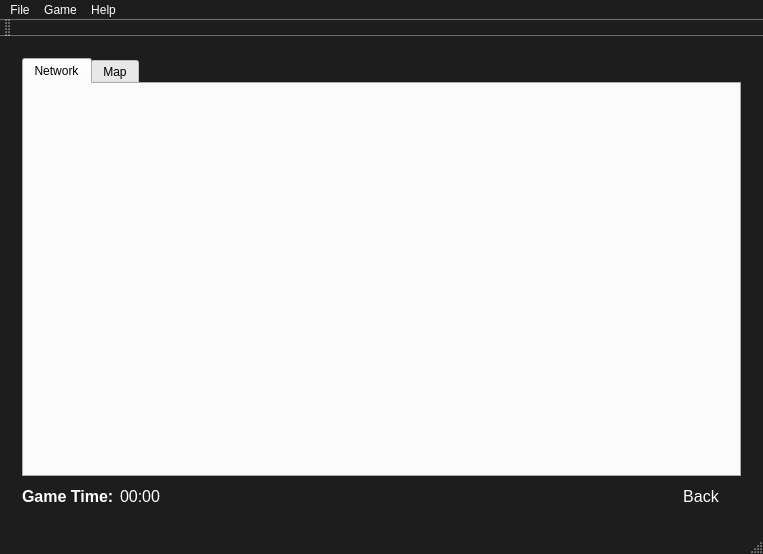
<?xml version="1.0" encoding="UTF-8"?>
<ui version="4.0">
 <class>TestWindow</class>
 <widget class="QMainWindow" name="TestWindow">
  <property name="geometry">
   <rect>
    <x>0</x>
    <y>0</y>
    <width>763</width>
    <height>554</height>
   </rect>
  </property>
  <property name="windowTitle">
   <string>[Test] Crown Hunters</string>
  </property>
  <property name="styleSheet">
   <string notr="true">QMainWindow
{
	background-color: #1d1d1d;
}

QMessageBox
{
	background-color: #1d1d1d;
}

QMenuBar
{
	background-color: #1d1d1d;
}

QToolBar
{
	background-color: #1d1d1d;
}

QMenuBar::item
{
	background-color: #1d1d1d;
	color:#fff;
	padding 5px;
}

QMenu
{
	background-color:#2d2d2d;
	color:#fff;
	padding 0;
}

QMenuBar::itemselected
{
	background-color: #1d1d1d;
	color:#fff;
	padding 5px;
}

QMessageBox
{
	color:white;
}

QStatusBar
{
	color:white;
}</string>
  </property>
  <widget class="QWidget" name="centralWidget">
   <layout class="QVBoxLayout" name="verticalLayout_5">
    <item>
     <widget class="QStackedWidget" name="stackedWidget">
      <property name="currentIndex">
       <number>1</number>
      </property>
      <widget class="QWidget" name="page">
       <layout class="QVBoxLayout" name="verticalLayout">
        <item>
         <layout class="QHBoxLayout" name="horizontalLayout">
          <item>
           <spacer name="horizontalSpacer_8">
            <property name="orientation">
             <enum>Qt::Horizontal</enum>
            </property>
            <property name="sizeHint" stdset="0">
             <size>
              <width>40</width>
              <height>20</height>
             </size>
            </property>
           </spacer>
          </item>
          <item>
           <widget class="QLabel" name="label">
            <property name="font">
             <font>
              <pointsize>50</pointsize>
             </font>
            </property>
            <property name="styleSheet">
             <string notr="true">QLabel
{
	color:white;
}</string>
            </property>
            <property name="text">
             <string>&lt;html&gt;&lt;head/&gt;&lt;body&gt;&lt;p&gt;&lt;span style=&quot; font-weight:600;&quot;&gt;Crown Hunters&lt;/span&gt;&lt;/p&gt;&lt;/body&gt;&lt;/html&gt;</string>
            </property>
           </widget>
          </item>
          <item>
           <spacer name="horizontalSpacer_7">
            <property name="orientation">
             <enum>Qt::Horizontal</enum>
            </property>
            <property name="sizeHint" stdset="0">
             <size>
              <width>40</width>
              <height>20</height>
             </size>
            </property>
           </spacer>
          </item>
         </layout>
        </item>
        <item>
         <spacer name="verticalSpacer">
          <property name="orientation">
           <enum>Qt::Vertical</enum>
          </property>
          <property name="sizeHint" stdset="0">
           <size>
            <width>20</width>
            <height>229</height>
           </size>
          </property>
         </spacer>
        </item>
        <item>
         <widget class="QLabel" name="usernameLabel">
          <property name="styleSheet">
           <string notr="true">QLabel
{
	color:white;
}</string>
          </property>
          <property name="text">
           <string>Username: username not saved</string>
          </property>
         </widget>
        </item>
        <item>
         <layout class="QHBoxLayout" name="horizontalLayout_6">
          <item>
           <spacer name="horizontalSpacer_11">
            <property name="orientation">
             <enum>Qt::Horizontal</enum>
            </property>
            <property name="sizeHint" stdset="0">
             <size>
              <width>40</width>
              <height>20</height>
             </size>
            </property>
           </spacer>
          </item>
          <item>
           <widget class="QPushButton" name="devButton">
            <property name="font">
             <font>
              <pointsize>12</pointsize>
             </font>
            </property>
            <property name="styleSheet">
             <string notr="true">QPushButton
{
	color:white;
	outline:none;
}

QPushButton:hover
{
	color:white;
	font-weight: bold;
}</string>
            </property>
            <property name="text">
             <string>DEV</string>
            </property>
            <property name="flat">
             <bool>true</bool>
            </property>
           </widget>
          </item>
          <item>
           <spacer name="horizontalSpacer_12">
            <property name="orientation">
             <enum>Qt::Horizontal</enum>
            </property>
            <property name="sizeHint" stdset="0">
             <size>
              <width>40</width>
              <height>20</height>
             </size>
            </property>
           </spacer>
          </item>
         </layout>
        </item>
        <item>
         <layout class="QHBoxLayout" name="horizontalLayout_7">
          <item>
           <spacer name="horizontalSpacer_14">
            <property name="orientation">
             <enum>Qt::Horizontal</enum>
            </property>
            <property name="sizeHint" stdset="0">
             <size>
              <width>40</width>
              <height>20</height>
             </size>
            </property>
           </spacer>
          </item>
          <item>
           <widget class="QPushButton" name="startGameButton_2">
            <property name="font">
             <font>
              <pointsize>12</pointsize>
             </font>
            </property>
            <property name="styleSheet">
             <string notr="true">QPushButton
{
	color:white;
	outline:none;
}

QPushButton:hover
{
	color:white;
	font-weight:bold;
	font-size:15px;
}</string>
            </property>
            <property name="text">
             <string>Game Setup</string>
            </property>
            <property name="flat">
             <bool>true</bool>
            </property>
           </widget>
          </item>
          <item>
           <spacer name="horizontalSpacer_15">
            <property name="orientation">
             <enum>Qt::Horizontal</enum>
            </property>
            <property name="sizeHint" stdset="0">
             <size>
              <width>40</width>
              <height>20</height>
             </size>
            </property>
           </spacer>
          </item>
         </layout>
        </item>
        <item>
         <layout class="QHBoxLayout" name="horizontalLayout_2">
          <item>
           <spacer name="horizontalSpacer">
            <property name="orientation">
             <enum>Qt::Horizontal</enum>
            </property>
            <property name="sizeHint" stdset="0">
             <size>
              <width>40</width>
              <height>20</height>
             </size>
            </property>
           </spacer>
          </item>
          <item>
           <widget class="QPushButton" name="openRanksButton">
            <property name="font">
             <font>
              <pointsize>12</pointsize>
             </font>
            </property>
            <property name="styleSheet">
             <string notr="true">QPushButton
{
	color:white;
	outline:none;
}

QPushButton:hover
{
	color:white;
	font-weight: bold;
}</string>
            </property>
            <property name="text">
             <string>Rankings</string>
            </property>
            <property name="flat">
             <bool>true</bool>
            </property>
           </widget>
          </item>
          <item>
           <spacer name="horizontalSpacer_2">
            <property name="orientation">
             <enum>Qt::Horizontal</enum>
            </property>
            <property name="sizeHint" stdset="0">
             <size>
              <width>40</width>
              <height>20</height>
             </size>
            </property>
           </spacer>
          </item>
         </layout>
        </item>
        <item>
         <layout class="QHBoxLayout" name="horizontalLayout_3">
          <item>
           <spacer name="horizontalSpacer_3">
            <property name="orientation">
             <enum>Qt::Horizontal</enum>
            </property>
            <property name="sizeHint" stdset="0">
             <size>
              <width>40</width>
              <height>20</height>
             </size>
            </property>
           </spacer>
          </item>
          <item>
           <widget class="QPushButton" name="openHelpButton">
            <property name="font">
             <font>
              <pointsize>12</pointsize>
             </font>
            </property>
            <property name="styleSheet">
             <string notr="true">QPushButton
{
	color:white;
	outline:none;
}

QPushButton:hover
{
	color:white;
	font-weight: bold;
}</string>
            </property>
            <property name="text">
             <string>Help</string>
            </property>
            <property name="flat">
             <bool>true</bool>
            </property>
           </widget>
          </item>
          <item>
           <spacer name="horizontalSpacer_4">
            <property name="orientation">
             <enum>Qt::Horizontal</enum>
            </property>
            <property name="sizeHint" stdset="0">
             <size>
              <width>40</width>
              <height>20</height>
             </size>
            </property>
           </spacer>
          </item>
         </layout>
        </item>
        <item>
         <layout class="QHBoxLayout" name="horizontalLayout_4">
          <item>
           <spacer name="horizontalSpacer_6">
            <property name="orientation">
             <enum>Qt::Horizontal</enum>
            </property>
            <property name="sizeHint" stdset="0">
             <size>
              <width>40</width>
              <height>20</height>
             </size>
            </property>
           </spacer>
          </item>
          <item>
           <widget class="QPushButton" name="exitButton">
            <property name="font">
             <font>
              <pointsize>12</pointsize>
             </font>
            </property>
            <property name="styleSheet">
             <string notr="true">QPushButton
{
	color:white;
	outline:none;
}

QPushButton:hover
{
	color:white;
	font-weight: bold;
}</string>
            </property>
            <property name="text">
             <string>Exit</string>
            </property>
            <property name="flat">
             <bool>true</bool>
            </property>
           </widget>
          </item>
          <item>
           <spacer name="horizontalSpacer_5">
            <property name="orientation">
             <enum>Qt::Horizontal</enum>
            </property>
            <property name="sizeHint" stdset="0">
             <size>
              <width>40</width>
              <height>20</height>
             </size>
            </property>
           </spacer>
          </item>
         </layout>
        </item>
       </layout>
      </widget>
      <widget class="QWidget" name="page_2">
       <layout class="QVBoxLayout" name="verticalLayout_2">
        <item>
         <widget class="QTabWidget" name="tabWidget">
          <property name="currentIndex">
           <number>0</number>
          </property>
          <widget class="QWidget" name="networkTab">
           <attribute name="title">
            <string>Network</string>
           </attribute>
           <layout class="QVBoxLayout" name="verticalLayout_6">
            <item>
             <widget class="NetworkWidget" name="newNetworkWidget" native="true"/>
            </item>
           </layout>
          </widget>
          <widget class="QWidget" name="mapTab">
           <attribute name="title">
            <string>Map</string>
           </attribute>
           <layout class="QVBoxLayout" name="verticalLayout_4">
            <item>
             <widget class="QGraphicsView" name="mapGraphicsView"/>
            </item>
           </layout>
          </widget>
         </widget>
        </item>
        <item>
         <layout class="QHBoxLayout" name="horizontalLayout_5">
          <item>
           <widget class="QLabel" name="label_2">
            <property name="font">
             <font>
              <pointsize>12</pointsize>
              <weight>75</weight>
              <bold>true</bold>
             </font>
            </property>
            <property name="styleSheet">
             <string notr="true">QLabel{ color : white }</string>
            </property>
            <property name="text">
             <string>Game Time:</string>
            </property>
           </widget>
          </item>
          <item>
           <widget class="QLabel" name="displayTime">
            <property name="font">
             <font>
              <pointsize>12</pointsize>
             </font>
            </property>
            <property name="styleSheet">
             <string notr="true">QLabel{ color : white}</string>
            </property>
            <property name="text">
             <string>00:00</string>
            </property>
           </widget>
          </item>
          <item>
           <spacer name="horizontalSpacer_13">
            <property name="orientation">
             <enum>Qt::Horizontal</enum>
            </property>
            <property name="sizeHint" stdset="0">
             <size>
              <width>40</width>
              <height>20</height>
             </size>
            </property>
           </spacer>
          </item>
          <item>
           <widget class="QPushButton" name="backButton">
            <property name="font">
             <font>
              <pointsize>12</pointsize>
             </font>
            </property>
            <property name="styleSheet">
             <string notr="true">QPushButton
{
	color:white;
}
QPushButton:hover
{
	color:white;
	font-weight:bold;
}</string>
            </property>
            <property name="text">
             <string>Back</string>
            </property>
            <property name="flat">
             <bool>true</bool>
            </property>
           </widget>
          </item>
         </layout>
        </item>
       </layout>
      </widget>
     </widget>
    </item>
   </layout>
  </widget>
  <widget class="QToolBar" name="toolBar">
   <attribute name="toolBarArea">
    <enum>TopToolBarArea</enum>
   </attribute>
   <attribute name="toolBarBreak">
    <bool>false</bool>
   </attribute>
  </widget>
  <widget class="QStatusBar" name="statusBar"/>
  <widget class="QMenuBar" name="menuBar">
   <property name="geometry">
    <rect>
     <x>0</x>
     <y>0</y>
     <width>763</width>
     <height>20</height>
    </rect>
   </property>
   <widget class="QMenu" name="fileMenu">
    <property name="title">
     <string>File</string>
    </property>
    <addaction name="separator"/>
    <addaction name="actionExit"/>
   </widget>
   <widget class="QMenu" name="helpMenu">
    <property name="title">
     <string>Help</string>
    </property>
    <addaction name="actionInstructions"/>
   </widget>
   <widget class="QMenu" name="gameMenu">
    <property name="title">
     <string>Game</string>
    </property>
    <addaction name="actionRankings"/>
    <addaction name="separator"/>
    <addaction name="actionGame_Options"/>
    <addaction name="actionPlayer_Options"/>
   </widget>
   <addaction name="fileMenu"/>
   <addaction name="gameMenu"/>
   <addaction name="helpMenu"/>
  </widget>
  <action name="actionExit">
   <property name="text">
    <string>Exit</string>
   </property>
   <property name="shortcut">
    <string>Ctrl+Q</string>
   </property>
  </action>
  <action name="actionRankings">
   <property name="text">
    <string>Rankings...</string>
   </property>
  </action>
  <action name="actionGame_Options">
   <property name="text">
    <string>Game Options...</string>
   </property>
  </action>
  <action name="actionPlayer_Options">
   <property name="text">
    <string>Player Options...</string>
   </property>
  </action>
  <action name="actionInstructions">
   <property name="text">
    <string>Instructions...</string>
   </property>
   <property name="shortcut">
    <string>F1</string>
   </property>
  </action>
 </widget>
 <layoutdefault spacing="6" margin="11"/>
 <customwidgets>
  <customwidget>
   <class>NetworkWidget</class>
   <extends>QWidget</extends>
   <header>networkwidget.h</header>
   <container>1</container>
  </customwidget>
 </customwidgets>
 <resources/>
 <connections/>
</ui>
